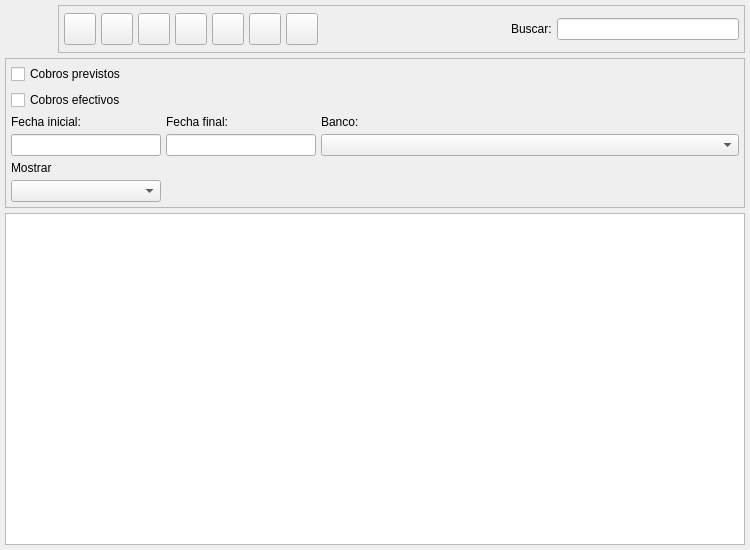
<ui version="4.0" >
 <author>Tomeu Borras Riera</author>
 <class>RecibosListBase</class>
 <widget class="QWidget" name="RecibosListBase" >
  <property name="enabled" >
   <bool>true</bool>
  </property>
  <property name="geometry" >
   <rect>
    <x>0</x>
    <y>0</y>
    <width>750</width>
    <height>550</height>
   </rect>
  </property>
  <property name="windowTitle" >
   <string>Recibos</string>
  </property>
  <property name="windowIcon" >
   <iconset resource="../../../bulmages.qrc" >
    <normaloff>:/Images/receive-list.svg</normaloff>:/Images/receive-list.svg</iconset>
  </property>
  <layout class="QGridLayout" >
   <property name="margin" >
    <number>5</number>
   </property>
   <property name="spacing" >
    <number>5</number>
   </property>
   <item row="1" column="0" >
    <widget class="QFrame" name="m_busqueda" >
     <property name="minimumSize" >
      <size>
       <width>16</width>
       <height>140</height>
      </size>
     </property>
     <property name="frameShape" >
      <enum>QFrame::StyledPanel</enum>
     </property>
     <property name="frameShadow" >
      <enum>QFrame::Raised</enum>
     </property>
     <layout class="QGridLayout" >
      <property name="margin" >
       <number>5</number>
      </property>
      <property name="spacing" >
       <number>5</number>
      </property>
      <item row="1" column="2" >
       <widget class="QLabel" name="textLabel1_5" >
        <property name="text" >
         <string>Banco:</string>
        </property>
       </widget>
      </item>
      <item row="2" column="2" >
       <widget class="BfBuscarBanco" name="mui_idbanco" >
        <property name="sizePolicy" >
         <sizepolicy vsizetype="Fixed" hsizetype="Expanding" >
          <horstretch>0</horstretch>
          <verstretch>0</verstretch>
         </sizepolicy>
        </property>
        <property name="minimumSize" >
         <size>
          <width>200</width>
          <height>21</height>
         </size>
        </property>
       </widget>
      </item>
      <item row="1" column="1" >
       <widget class="QLabel" name="textLabel1_4_2" >
        <property name="text" >
         <string>Fecha final:</string>
        </property>
       </widget>
      </item>
      <item row="2" column="1" >
       <widget class="BlDateSearch" name="m_fechafin" >
        <property name="sizePolicy" >
         <sizepolicy vsizetype="Preferred" hsizetype="Fixed" >
          <horstretch>0</horstretch>
          <verstretch>0</verstretch>
         </sizepolicy>
        </property>
        <property name="minimumSize" >
         <size>
          <width>150</width>
          <height>21</height>
         </size>
        </property>
       </widget>
      </item>
      <item row="1" column="0" >
       <widget class="QLabel" name="textLabel1_4" >
        <property name="text" >
         <string>Fecha inicial:</string>
        </property>
       </widget>
      </item>
      <item row="2" column="0" >
       <widget class="BlDateSearch" name="m_fechain" >
        <property name="sizePolicy" >
         <sizepolicy vsizetype="Preferred" hsizetype="Fixed" >
          <horstretch>0</horstretch>
          <verstretch>0</verstretch>
         </sizepolicy>
        </property>
        <property name="minimumSize" >
         <size>
          <width>150</width>
          <height>21</height>
         </size>
        </property>
       </widget>
      </item>
      <item row="0" column="0" colspan="3" >
       <layout class="QHBoxLayout" >
        <property name="spacing" >
         <number>5</number>
        </property>
        <property name="margin" >
         <number>0</number>
        </property>
        <item>
         <layout class="QVBoxLayout" >
          <property name="spacing" >
           <number>6</number>
          </property>
          <property name="margin" >
           <number>0</number>
          </property>
          <item>
           <widget class="QCheckBox" name="mui_previsiones" >
            <property name="text" >
             <string>Cobros previstos</string>
            </property>
           </widget>
          </item>
          <item>
           <widget class="QCheckBox" name="mui_efectivos" >
            <property name="text" >
             <string>Cobros efectivos</string>
            </property>
           </widget>
          </item>
         </layout>
        </item>
       </layout>
      </item>
      <item row="5" column="0" >
       <widget class="QComboBox" name="mui_procesada" />
      </item>
      <item row="4" column="0" >
       <widget class="QLabel" name="label_2" >
        <property name="text" >
         <string>Mostrar</string>
        </property>
       </widget>
      </item>
     </layout>
    </widget>
   </item>
   <item row="3" column="0" >
    <widget class="RecibosListSubForm" name="mui_list" />
   </item>
   <item row="0" column="0" >
    <layout class="QHBoxLayout" >
     <property name="spacing" >
      <number>5</number>
     </property>
     <property name="margin" >
      <number>0</number>
     </property>
     <item>
      <widget class="QLabel" name="label" >
       <property name="minimumSize" >
        <size>
         <width>48</width>
         <height>48</height>
        </size>
       </property>
       <property name="maximumSize" >
        <size>
         <width>48</width>
         <height>48</height>
        </size>
       </property>
       <property name="text" >
        <string/>
       </property>
       <property name="pixmap" >
        <pixmap resource="../../../bulmages.qrc" >:/Images/receive-list.svg</pixmap>
       </property>
       <property name="scaledContents" >
        <bool>true</bool>
       </property>
      </widget>
     </item>
     <item>
      <widget class="QFrame" name="m_botonera" >
       <property name="frameShape" >
        <enum>QFrame::StyledPanel</enum>
       </property>
       <property name="frameShadow" >
        <enum>QFrame::Raised</enum>
       </property>
       <layout class="QHBoxLayout" >
        <property name="spacing" >
         <number>5</number>
        </property>
        <property name="margin" >
         <number>5</number>
        </property>
        <item>
         <widget class="QToolButton" name="mui_crear" >
          <property name="minimumSize" >
           <size>
            <width>32</width>
            <height>32</height>
           </size>
          </property>
          <property name="maximumSize" >
           <size>
            <width>32</width>
            <height>32</height>
           </size>
          </property>
          <property name="toolTip" >
           <string>Nuevo Actividad</string>
          </property>
          <property name="whatsThis" >
           <string>Nuevo Actividad</string>
          </property>
          <property name="text" >
           <string/>
          </property>
          <property name="icon" >
           <iconset resource="../../../bulmages.qrc" >
            <normaloff>:/Images/document-new.svg</normaloff>:/Images/document-new.svg</iconset>
          </property>
          <property name="iconSize" >
           <size>
            <width>32</width>
            <height>32</height>
           </size>
          </property>
          <property name="shortcut" >
           <string>Ctrl+N</string>
          </property>
         </widget>
        </item>
        <item>
         <widget class="QToolButton" name="mui_editar" >
          <property name="minimumSize" >
           <size>
            <width>32</width>
            <height>32</height>
           </size>
          </property>
          <property name="maximumSize" >
           <size>
            <width>32</width>
            <height>32</height>
           </size>
          </property>
          <property name="toolTip" >
           <string>Editar Actividad</string>
          </property>
          <property name="whatsThis" >
           <string>Editar Actividad</string>
          </property>
          <property name="text" >
           <string/>
          </property>
          <property name="icon" >
           <iconset resource="../../../bulmages.qrc" >
            <normaloff>:/Images/document-open.svg</normaloff>:/Images/document-open.svg</iconset>
          </property>
          <property name="iconSize" >
           <size>
            <width>32</width>
            <height>32</height>
           </size>
          </property>
          <property name="shortcut" >
           <string>Ctrl+E</string>
          </property>
         </widget>
        </item>
        <item>
         <widget class="QToolButton" name="mui_borrar" >
          <property name="minimumSize" >
           <size>
            <width>32</width>
            <height>32</height>
           </size>
          </property>
          <property name="maximumSize" >
           <size>
            <width>32</width>
            <height>32</height>
           </size>
          </property>
          <property name="toolTip" >
           <string>Borrar Actividad</string>
          </property>
          <property name="whatsThis" >
           <string>Borrar Actividad</string>
          </property>
          <property name="text" >
           <string/>
          </property>
          <property name="icon" >
           <iconset resource="../../../bulmages.qrc" >
            <normaloff>:/Images/edit-delete.svg</normaloff>:/Images/edit-delete.svg</iconset>
          </property>
          <property name="iconSize" >
           <size>
            <width>32</width>
            <height>32</height>
           </size>
          </property>
          <property name="shortcut" >
           <string>Ctrl+D</string>
          </property>
         </widget>
        </item>
        <item>
         <widget class="QToolButton" name="mui_imprimir" >
          <property name="minimumSize" >
           <size>
            <width>32</width>
            <height>32</height>
           </size>
          </property>
          <property name="maximumSize" >
           <size>
            <width>32</width>
            <height>32</height>
           </size>
          </property>
          <property name="toolTip" >
           <string>Imprimir listado</string>
          </property>
          <property name="whatsThis" >
           <string>Imprimir listado</string>
          </property>
          <property name="text" >
           <string/>
          </property>
          <property name="icon" >
           <iconset resource="../../../bulmages.qrc" >
            <normaloff>:/Images/document-print.svg</normaloff>:/Images/document-print.svg</iconset>
          </property>
          <property name="iconSize" >
           <size>
            <width>32</width>
            <height>32</height>
           </size>
          </property>
          <property name="shortcut" >
           <string>Ctrl+P</string>
          </property>
         </widget>
        </item>
        <item>
         <widget class="QToolButton" name="mui_filtrar" >
          <property name="minimumSize" >
           <size>
            <width>32</width>
            <height>32</height>
           </size>
          </property>
          <property name="maximumSize" >
           <size>
            <width>32</width>
            <height>32</height>
           </size>
          </property>
          <property name="toolTip" >
           <string>Filtrar Actividades</string>
          </property>
          <property name="whatsThis" >
           <string>Filtrar Actividades</string>
          </property>
          <property name="text" >
           <string/>
          </property>
          <property name="icon" >
           <iconset resource="../../../bulmages.qrc" >
            <normaloff>:/Images/edit-find.svg</normaloff>:/Images/edit-find.svg</iconset>
          </property>
          <property name="iconSize" >
           <size>
            <width>32</width>
            <height>32</height>
           </size>
          </property>
          <property name="shortcut" >
           <string>Ctrl+F</string>
          </property>
          <property name="checkable" >
           <bool>true</bool>
          </property>
         </widget>
        </item>
        <item>
         <widget class="QToolButton" name="mui_configurar" >
          <property name="minimumSize" >
           <size>
            <width>32</width>
            <height>32</height>
           </size>
          </property>
          <property name="maximumSize" >
           <size>
            <width>32</width>
            <height>32</height>
           </size>
          </property>
          <property name="toolTip" >
           <string>Configurar listado</string>
          </property>
          <property name="whatsThis" >
           <string>Configurar listado</string>
          </property>
          <property name="text" >
           <string/>
          </property>
          <property name="icon" >
           <iconset resource="../../../bulmages.qrc" >
            <normaloff>:/Images/document-properties.svg</normaloff>:/Images/document-properties.svg</iconset>
          </property>
          <property name="iconSize" >
           <size>
            <width>32</width>
            <height>32</height>
           </size>
          </property>
          <property name="shortcut" >
           <string>Ctrl+B</string>
          </property>
          <property name="checkable" >
           <bool>true</bool>
          </property>
         </widget>
        </item>
        <item>
         <widget class="QToolButton" name="mui_actualizar" >
          <property name="minimumSize" >
           <size>
            <width>32</width>
            <height>32</height>
           </size>
          </property>
          <property name="maximumSize" >
           <size>
            <width>32</width>
            <height>32</height>
           </size>
          </property>
          <property name="toolTip" >
           <string>Actualizar listado</string>
          </property>
          <property name="whatsThis" >
           <string>Actualizar listado</string>
          </property>
          <property name="text" >
           <string/>
          </property>
          <property name="icon" >
           <iconset resource="../../../bulmages.qrc" >
            <normaloff>:/Images/view-refresh.svg</normaloff>:/Images/view-refresh.svg</iconset>
          </property>
          <property name="iconSize" >
           <size>
            <width>32</width>
            <height>32</height>
           </size>
          </property>
          <property name="shortcut" >
           <string>F5</string>
          </property>
         </widget>
        </item>
        <item>
         <widget class="QFrame" name="mui_plugbotones" >
          <property name="sizePolicy" >
           <sizepolicy vsizetype="Preferred" hsizetype="Minimum" >
            <horstretch>0</horstretch>
            <verstretch>0</verstretch>
           </sizepolicy>
          </property>
          <property name="frameShape" >
           <enum>QFrame::NoFrame</enum>
          </property>
          <property name="frameShadow" >
           <enum>QFrame::Plain</enum>
          </property>
          <property name="lineWidth" >
           <number>0</number>
          </property>
         </widget>
        </item>
        <item>
         <spacer>
          <property name="orientation" >
           <enum>Qt::Horizontal</enum>
          </property>
          <property name="sizeHint" stdset="0" >
           <size>
            <width>51</width>
            <height>34</height>
           </size>
          </property>
         </spacer>
        </item>
        <item>
         <widget class="QLabel" name="textLabel1" >
          <property name="text" >
           <string>Buscar:</string>
          </property>
         </widget>
        </item>
        <item>
         <widget class="QLineEdit" name="m_filtro" >
          <property name="minimumSize" >
           <size>
            <width>150</width>
            <height>0</height>
           </size>
          </property>
         </widget>
        </item>
       </layout>
      </widget>
     </item>
    </layout>
   </item>
  </layout>
 </widget>
 <layoutdefault spacing="3" margin="5" />
 <customwidgets>
  <customwidget>
   <class>BlDateSearch</class>
   <extends>QLineEdit</extends>
   <header>../../bulmalib/src/bldatesearch.h</header>
  </customwidget>
  <customwidget>
   <class>BfBuscarBanco</class>
   <extends>QComboBox</extends>
   <header>bfbuscarbanco.h</header>
  </customwidget>
  <customwidget>
   <class>RecibosListSubForm</class>
   <extends>QTableWidget</extends>
   <header>reciboslist.h</header>
  </customwidget>
 </customwidgets>
 <resources>
  <include location="../../../bulmages.qrc" />
  <include location="../../../bulmages.qrc" />
 </resources>
 <connections>
  <connection>
   <sender>mui_filtrar</sender>
   <signal>toggled(bool)</signal>
   <receiver>m_busqueda</receiver>
   <slot>setShown(bool)</slot>
   <hints>
    <hint type="sourcelabel" >
     <x>241</x>
     <y>39</y>
    </hint>
    <hint type="destinationlabel" >
     <x>228</x>
     <y>69</y>
    </hint>
   </hints>
  </connection>
 </connections>
</ui>
